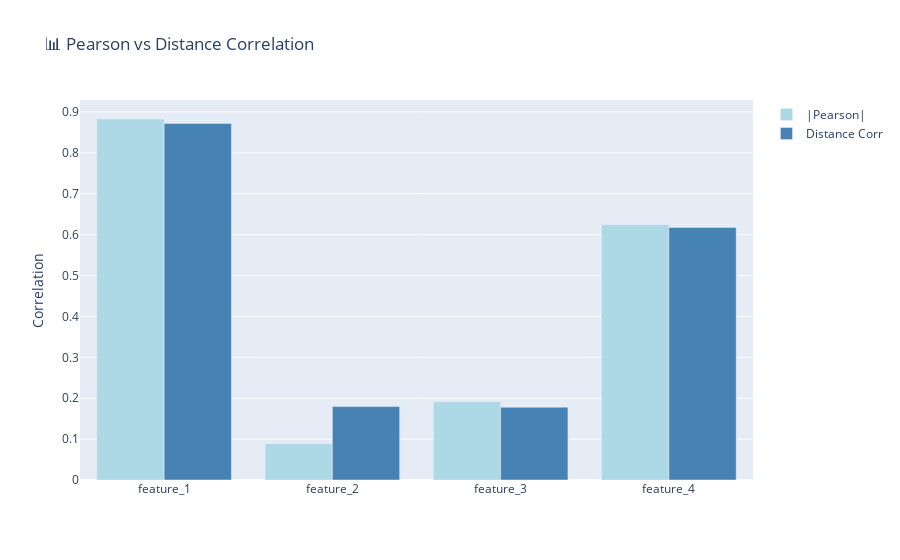

Notebook cell for this chart:
### Code cell
# Visual comparison
fig = go.Figure(data=[
    go.Bar(name='|Pearson|', x=features, y=comparison_df['|Pearson|'], marker_color='lightblue'),
    go.Bar(name='Distance Corr', x=features, y=comparison_df['Distance Corr'], marker_color='steelblue')
])
fig.update_layout(
    barmode='group',
    title='📊 Pearson vs Distance Correlation',
    yaxis_title='Correlation',
    height=400
)
fig

### Figure 1 — Plotly figure (JSON) as saved in the notebook; plotly's stock layout.template omitted (floating-point values rounded to 4 significant figures)
{"data": [{"marker": {"color": "lightblue"}, "name": "|Pearson|", "type": "bar", "x": ["feature_1", "feature_2", "feature_3", "feature_4"], "y": [0.8827, 0.08869, 0.1912, 0.6243]}, {"marker": {"color": "steelblue"}, "name": "Distance Corr", "type": "bar", "x": ["feature_1", "feature_2", "feature_3", "feature_4"], "y": [0.8717, 0.1795, 0.1779, 0.6173]}], "layout": {"autosize": true, "barmode": "group", "title": {"text": "📊 Pearson vs Distance Correlation"}, "xaxis": {"autorange": true, "range": [-0.5, 3.5], "type": "category"}, "yaxis": {"autorange": true, "range": [0, 0.9291], "title": {"text": "Correlation"}, "type": "linear"}}}
